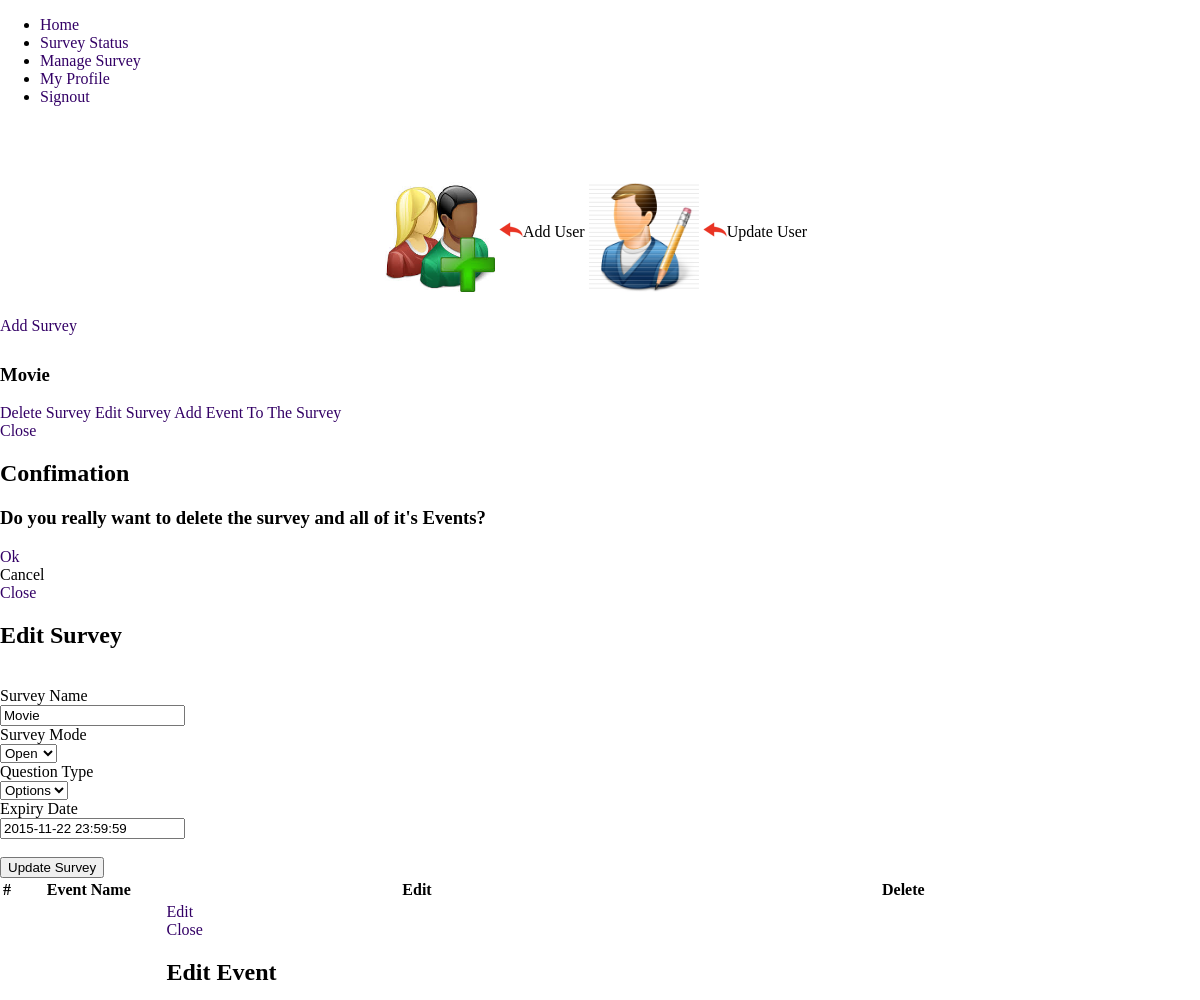
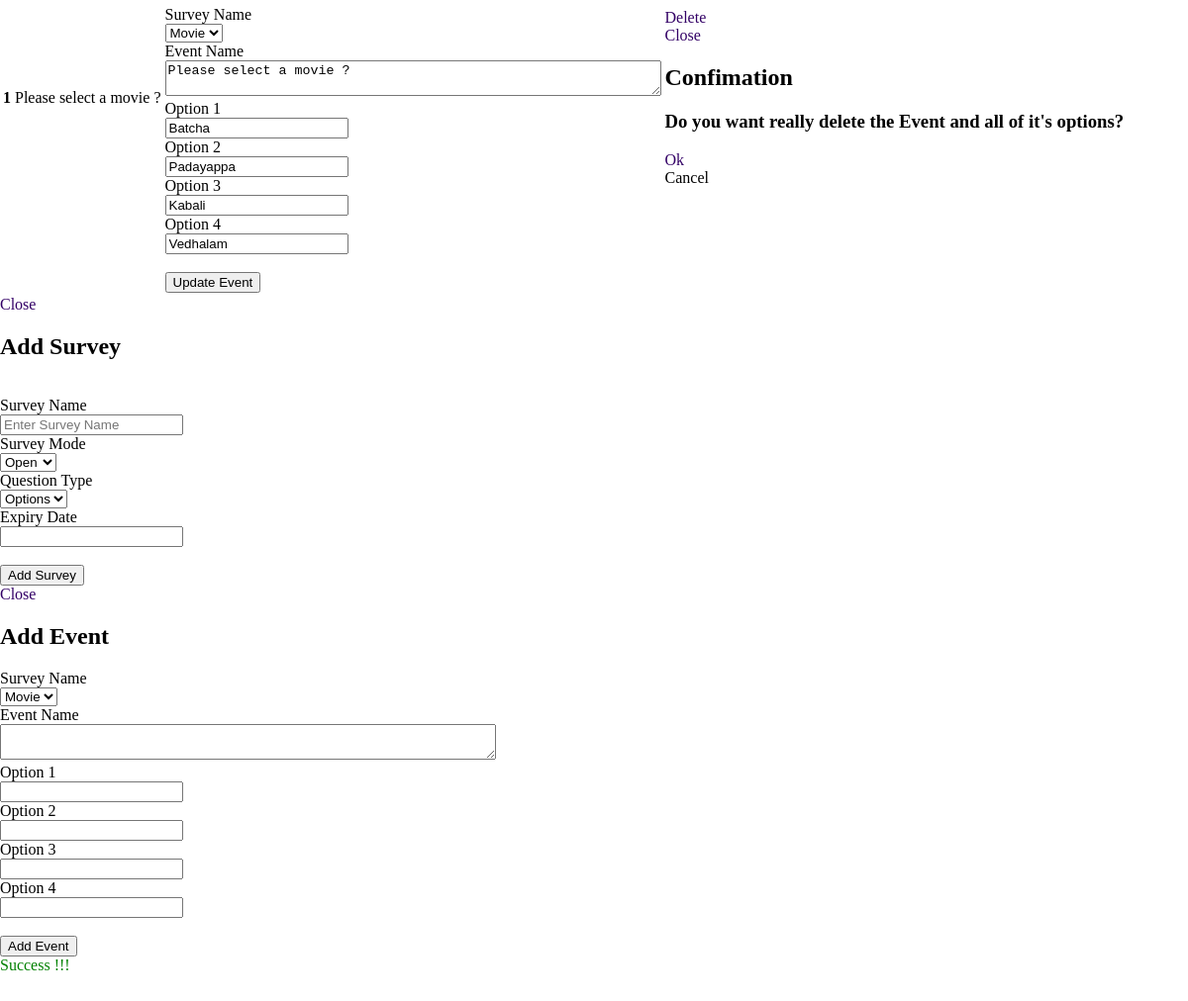
The app's page /admin/add_survey.php (signed in) with its own data (2 pictures, top to bottom).
### tables this page shows
CREATE TABLE IF NOT EXISTS `survey` (
  `survey_id` int(11) NOT NULL,
  `survey_name` varchar(100) NOT NULL,
  `owner` varchar(50) NOT NULL,
  `survey_mode` varchar(50) NOT NULL,
  `survey_type` varchar(50) NOT NULL,
  `expiry_date` datetime DEFAULT NULL
);

CREATE TABLE IF NOT EXISTS `question` (
  `que_id` int(11) NOT NULL,
  `question` varchar(100) NOT NULL,
  `survey_id` int(11) NOT NULL
);

CREATE TABLE IF NOT EXISTS `options` (
  `opt_id` int(11) NOT NULL,
  `option_name` varchar(100) NOT NULL,
  `correct` varchar(100) DEFAULT NULL,
  `que_id` int(11) NOT NULL,
  `survey_id` int(11) NOT NULL
);

### admin/add_survey.php (the view, shortened to what the rows shown need)
<!DOCTYPE html>
<html>
	<head>
</head>
<body>
<link rel="stylesheet" type="text/css" href="/TSM/js/CuriousSolutions-DateTimePicker/src/DateTimePicker.css" />
<div data-role="page">
		<?php
			include("../functions/functions.php");
		?>
	<div data-role="main" class="ui-content body-style">
				<div data-role="collapsible-set" data-theme="b" data-content-theme="a" data-iconpos="right" data-collapsed-icon="arrow-r" data-expanded-icon="arrow-d" data-mini="true" >
			<?php
				$rs = getSurvey();
				while($row=mysql_fetch_array($rs))
				{
			?>
					<div data-role="collapsible" data-theme="b" data-content-theme="a" >
						<h3>
							<?php echo "$row[1]"; ?>
						</h3>
						<a href="#surveyDeleteConfirm_<?php echo "$row[0]"; ?>" data-transition="slideup" data-rel="popup" class="ui-btn ui-shadow ui-icon-delete ui-btn-icon-left ui-btn-b ui-btn-inline">Delete Survey</a>
						<a href="#edit_<?php echo $row[0];?>" data-rel="popup" data-transition="flow" class="ui-btn ui-shadow  ui-icon-edit ui-btn-icon-left ui-btn-b ui-btn-inline">Edit Survey</a>
						<a href="#addEvent" data-rel="popup" data-transition="flow" class="ui-btn ui-shadow  ui-icon-plus ui-btn-icon-left ui-btn-inline" >Add Event To The Survey</a>
						<div data-role="popup" id="surveyDeleteConfirm_<?php echo "$row[0]"; ?>">
						<a href="#" data-rel="back" class="ui-btn ui-corner-all ui-shadow ui-btn ui-icon-delete ui-btn-icon-notext ui-btn-right">Close</a>
						<div data-role="header" data-theme="b"  data-icon="alert">
							<h2><b><label>Confimation</label></b></h2>
						</div>
						<div data-role="main" class="ui-content">
							<div class="ui-grid-solo">
								<div class="ui-block-a">
									<h3>Do you  really want to delete the survey and all of it's Events?</h3>
								</div>
								<div class="ui-block-a">
									<div class="ui-grid-a">
										<div class="ui-block-a">
											<a class="ui-btn" href="deletesurvey.php?surveyId=<?php echo "$row[0]"; ?>" data-ajax="false">Ok</a>
										</div>
										<div class="ui-block-b">
											<a data-rel="back" class="ui-btn">Cancel</a>
										</div>
									</div>
								</div>
							</div>
						</div>
					   </div>
						<div data-role="popup" id="edit_<?php echo $row[0]?>">
						<a href="#" data-rel="back" class="ui-btn ui-corner-all ui-shadow ui-btn ui-icon-delete ui-btn-icon-notext ui-btn-right">Close</a>
							<div data-role="header" data-theme="b">
								<h2>Edit Survey</h2>
							</div>
							<div data-role="main" class="ui-content">
								<form name="edit_survey_form_<?php echo $row[0]?>" id="edit_survey_form_<?php echo $row[0]?>" method="post" data-ajax="true" >
								 <br/>
								<div class="ui-grid-a">
									<div class="ui-block-a ui-responsive gridA" >
										Survey Name
									</div>
									<div class="ui-block-b ui-responsive gridB" >
										<input name="survey_name" type="text" onKeyUp="showHint(this.value);" data-clear-btn="true" required autocomplete="off" data-mini="true" placeholder="Enter Survey Name" value="<?php echo $row[1]?>">
									</div>
									<div class="ui-block-a ui-responsive gridA" >
										Survey Mode
									</div>
									<div class="ui-block-b ui-responsive gridB">
										<select   name="mode" data-mini="true">
											<?php if($row[3] == 1)
												{
											?>
											<option value="1" selected>Open</option>
											<?php
												}else{
											?>
											<option value="1" >Open</option>
											<option value="2" selected>Close</option>
											<?php
												}
											?>
										</select>
									</div>
									<div class="ui-block-a ui-responsive gridA" >
										Question Type
									</div>
									<div class="ui-block-b ui-responsive gridB">
										<select   name="q_type" data-mini="true">
											<?php if($row[4] == "Options")
												{
											?>
											<option value="Options" selected>Options</option>
											<?php
												}else{
											?>
											<option value="Yes/No" selected>Yes/No</option>
											<option value="Options" >Options</option>
											<?php
												}
											?>
										</select>
									</div>
									<div class="ui-block-a ui-responsive gridA" >
										Expiry Date
									</div>
									<div class="ui-block-b ui-responsive gridB">
										<?php
											$date = new DateTime($row[5]);
											$ex_date = $date->format('Y-m-d H:i:s');
										?>
										<input  type="text" data-format="yyyy-MM-dd hh:mm:ss"   name="expiry_date" data-field="datetime"  required data-mini="true" readonly value="<?php  echo $ex_date;?>"/>
									</div>
								</div> <br/>
								<div class="ui-grid-solo">
										<div class="ui-block-a">
											<input type="submit" name="submit"  value="Update Survey" data-theme="b" data-mini="true" onClick="if(validateSurveyName()){updateSurvey(<?php echo $row[0];?>);}"/>
										</div>
								</div>
							 </form>
							</div>
			             </div>
						 <?php
						 	$questions = getQuestions($row[0]);
							if(mysql_num_rows($questions) > 0){ ?>
						 <table data-role="table"  class="ui-body-d ui-shadow table-stripe ui-responsive" data-column-btn-theme="b"  data-column-popup-theme="a">
							<thead>
								<tr class="ui-bar-d">
									<th>#</th>
									<th data-priority="1">Event Name</th>
									<th>Edit</th>
									<th>Delete</th>
								</tr>
							</thead>
							<tbody>
								<?php
									$i = 1;
									while($data = mysql_fetch_array($questions))
									{
										?>
										<tr>
											<th><?php echo $i; ?></th>
											<td><?php echo $data[1]?></td>
											<td><a href="#editEvent_<?php echo $data[0]?>" data-rel="popup" data-transition="flow" class="ui-btn ui-shadow ui-corner-all ui-icon-edit ui-btn-icon-notext ui-btn-b ui-btn-inline">Edit</a>
											<div data-role="popup" id="editEvent_<?php echo $data[0]?>" data-overlay-theme="a" data-rel="back">
													 		<a href="#" data-rel="back" class="ui-btn ui-corner-all ui-shadow ui-btn ui-icon-delete ui-btn-icon-notext ui-btn-right">Close</a>
															<div data-role="header" data-theme="b">
																<h2>Edit Event</h2>
															</div>
															<div data-role="content">
															<form name="editQuestion" method="post" action="edit_questions_action.php" data-ajax="false">
																<div class="ui-grid-a">
																	<div class="ui-block-a ui-responsive " >
																		Survey Name
																	</div>
																	<div class="ui-block-b ui-responsive " >
																		<select name="surveyId" id="surveyId" data-mini="true">
																			<?php
																				$sur=getOpenedSurveys();
																				  while($sur_row=mysql_fetch_array($sur))
																				{
																					if($sur_row[0] == $row[0]){
																						echo "<option value='$sur_row[0]' selected>$sur_row[1]</option>";
																					}else{
																						echo "<option value='$sur_row[0]'>$sur_row[1]</option>";
																					}
																				}
																			?>
																		 </select>
																	</div>
																	<div class="ui-block-a ui-responsive gridA" >
																		Event Name
																	</div>
																	<div class="ui-block-b ui-responsive gridB">
																		<textarea name="ques" cols="60" rows="2" id="ques" required  autofocus="on" data-mini="true"  data-clear-btn="true"><?php echo $data[1];?></textarea>
																	</div>
																	<?php
																	$options = getOptions($data[0]);
																	$iter = 1;
																	while($opt = mysql_fetch_array($options)){
																	?>																											<div class="ui-block-a ui-responsive gridA" >
																		Option <?php echo $iter;?>
																	</div>
																	<div class="ui-block-b ui-responsive gridB">
																		<input name="op_<?php echo $iter;?>" type="text" id="op_<?php echo $iter;?>"  maxlength="85" required data-mini="true"  data-clear-btn="true" value="<?php echo $opt[1];?>"/>
																	</div>
																	<?php
																	 $iter++;
																	}
																	?>
																</div> <br/>
																<div class="ui-grid-solo">
																		<div class="ui-block-a">
																			<input type="submit" name="submit"  value="Update Event" data-theme="b" data-mini="true" />
																		</div>
																</div>
															</form>
														  </div>
													   </div>
											</td>
											<td>
												<a href="#eventDeleteConfrim_<?php echo $data[0]; ?>" class="ui-btn ui-shadow ui-corner-all ui-icon-delete ui-btn-icon-notext ui-btn-b ui-btn-inline" data-rel="popup" data-transition="slideup">Delete</a>
												<div data-role="popup" id="eventDeleteConfrim_<?php echo $data[0]; ?>">
														<a href="#" data-rel="back" class="ui-btn ui-corner-all ui-shadow ui-btn ui-icon-delete ui-btn-icon-notext ui-btn-right">Close</a>
														<div data-role="header" data-theme="b"  data-icon="alert">
															<h2><b><label>Confimation</label></b></h2>
														</div>
														<div data-role="main-content" class="ui-content">
															<div class="ui-grid-solo">
																<div class="ui-block-a">
																	<h3>Do you want really delete the Event and all of it's options?</h3>
																</div>
																<div class="ui-block-a">
																	<div class="ui-grid-a">
																		<div class="ui-block-a">
																			<a class="ui-btn" href="deleteevent.php?queId=<?php echo $data[0]; ?>" data-ajax="false">Ok</a>
																		</div>
																		<div class="ui-block-b">
																			<a data-rel="back" class="ui-btn">Cancel</a>
																		</div>
																	</div>
																</div>
															</div>
														</div>
												</div>
											</td>
										</tr>
										<?php
											$i++;
								}
								?>
							</tbody>
						</table>
						<?php }?>
						</div>
				<?php
					}
				?>
				</div>
			<div data-role="popup" id="addSurvey" data-overlay-theme="a" data-rel="back">
					<div data-role="header" data-theme="b">
						<h2>Add Survey</h2>
					</div>
			   </div>
			 <div data-role="popup" id="addEvent" data-overlay-theme="a" data-rel="back">
					<div data-role="header" data-theme="b">
						<h2>Add Event</h2>
					</div>
			   </div>
			</div>
</div>
</body>
</html>

### records on screen
survey: survey_name "Movie", mode "Open", q_type "Options", expiry_date "2015-11-22 23:59:59"
question: question "Please select a movie ?", ques "Please select a movie ?"
options: op_1 "Batcha"
options: op_2 "Padayappa"
options: op_3 "Kabali"
options: op_4 "Vedhalam"

### other values on screen
form field surveyId "Movie"
